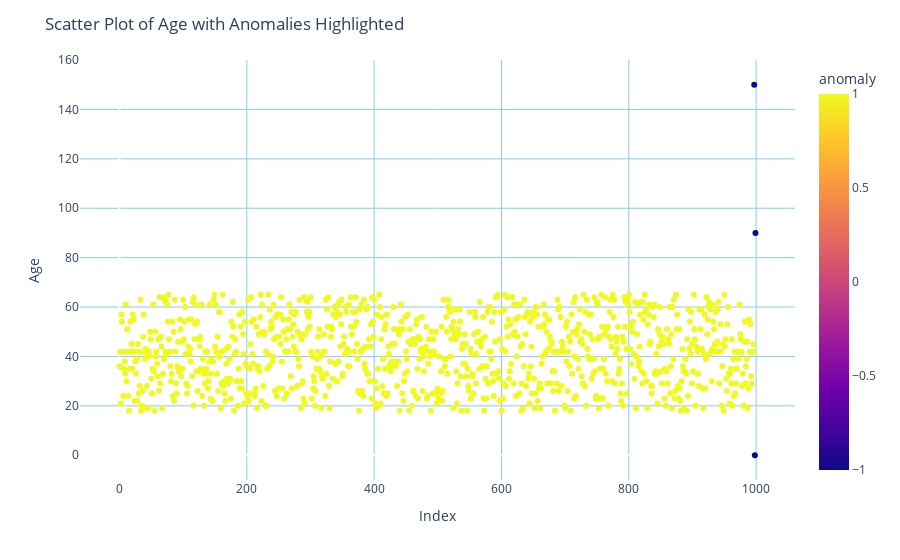

Notebook cell for this chart:
### Markdown cell above
> Scatter Plot for Isolation Forest

### Code cell
scatter_fig = px.scatter(df, x=df.index, y='age', color='anomaly',
                         color_discrete_map={1: 'blue', -1: 'red'},
                         labels={'color': 'Anomaly'})

scatter_fig.update_layout(
    title='Scatter Plot of Age with Anomalies Highlighted',
    xaxis_title='Index',
    yaxis_title='Age',
    showlegend=True,
    plot_bgcolor='rgba(0,0,0,0)',  # Remove background color
    xaxis=dict(showgrid=True, gridwidth=1, gridcolor='skyblue'),  # Add x-axis gridlines
    yaxis=dict(showgrid=True, gridwidth=1, gridcolor='skyblue'),  # Add y-axis gridlines
)

scatter_fig.show()

### Figure 1 — Plotly figure (JSON) as saved in the notebook; plotly's stock layout.template omitted (floating-point values rounded to 4 significant figures; data arrays with more than 128 entries replaced by an {"elided": "..."} marker saying what was removed)
{"data": [{"hovertemplate": "index=%{x}<br>age=%{y}<br>anomaly=%{marker.color}<extra></extra>", "legendgroup": "", "marker": {"color": {"elided": "1000 int values"}, "coloraxis": "coloraxis", "symbol": "circle"}, "mode": "markers", "name": "", "orientation": "v", "showlegend": false, "type": "scatter", "x": {"elided": "1000 int values"}, "xaxis": "x", "y": {"elided": "1000 float values"}, "yaxis": "y"}], "layout": {"autosize": true, "coloraxis": {"colorbar": {"title": {"text": "anomaly"}}, "colorscale": [[0, "#0d0887"], [0.1111, "#46039f"], [0.2222, "#7201a8"], [0.3333, "#9c179e"], [0.4444, "#bd3786"], [0.5556, "#d8576b"], [0.6667, "#ed7953"], [0.7778, "#fb9f3a"], [0.8889, "#fdca26"], [1, "#f0f921"]]}, "legend": {"tracegroupgap": 0}, "margin": {"t": 60}, "plot_bgcolor": "rgba(0, 0, 0, 0)", "showlegend": true, "title": {"text": "Scatter Plot of Age with Anomalies Highlighted"}, "xaxis": {"anchor": "y", "autorange": true, "domain": [0, 1], "gridcolor": "skyblue", "gridwidth": 1, "range": [-60.59, 1060.0], "showgrid": true, "title": {"text": "Index"}, "type": "linear"}, "yaxis": {"anchor": "x", "autorange": true, "domain": [0, 1], "gridcolor": "skyblue", "gridwidth": 1, "range": [-11.61, 161.6], "showgrid": true, "title": {"text": "Age"}, "type": "linear"}}}
